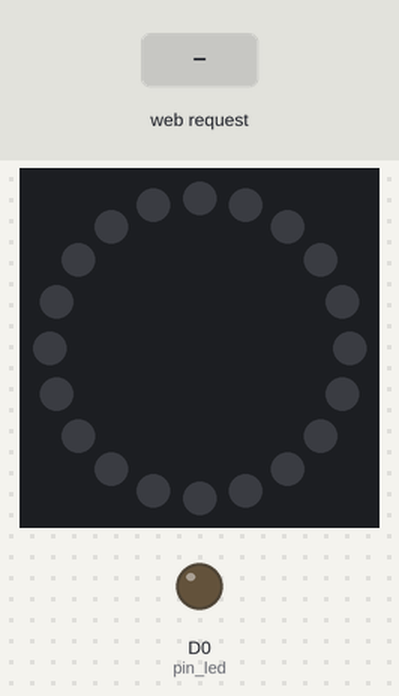
A sketch run on a simulated ESP8266 (NodeMCU). Shown: 20 RGB LEDs in a ring, first at the top, clockwise, output pins drawn as LEDs (lit = HIGH). The test bench sets the inputs (shaded band). Dim RGB values are drawn brighter than linear; WiFi joins after 1.5 s; servers stay silent unless stated; what the sketch prints to the serial monitor is not drawn.

Above: at 2.7 s.
2.8 s: HTTP request GET /setcolor?red=1 received
4.3 s: HTTP request GET /setcolor?grn=1 received
5.8 s: HTTP request GET /setcolor?pixel_num=1&red=1&grn=1 received
At 6.6 s:
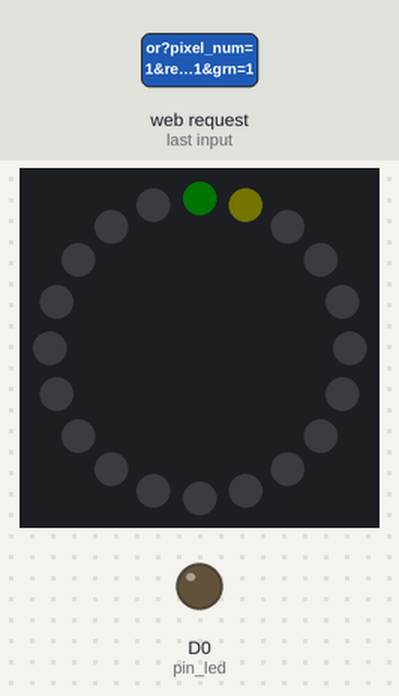
7.3 s: HTTP request GET /setcolor received
8.8 s: HTTP request GET /setcolor?red=120 received
10.3 s: HTTP request GET /toggle received
At 11.2 s:
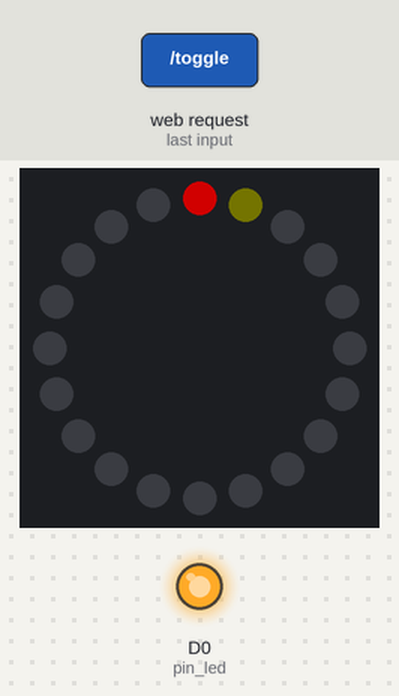
Timing chart, 0 to 12.8 s (numbered marks = the images above; inputs shaded):
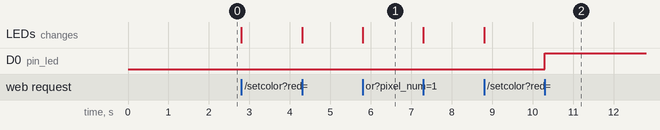

Measured:
- after the input at 5.8 s, the LEDs: change at once (image 1)
- after the input at 10.3 s, D0 (pin_led): LOW → HIGH at once

The sketch:

rgbClientExample.ino
```cpp
// (licence header left out)
#include <ESP8266WiFi.h>
#include <ESP8266WebServer.h>
#include <Adafruit_NeoPixel.h>

ESP8266WebServer server;
uint8_t pin_led = 16;
char* ssid = "YOUR_SSID";
char* password = "YOUR_PASSWORD";

#define PIN D1
Adafruit_NeoPixel strip = Adafruit_NeoPixel(20, PIN, NEO_GRB + NEO_KHZ800);

void setup()
{
  strip.begin();
  strip.show();

  pinMode(pin_led, OUTPUT);
  WiFi.begin(ssid,password);
  Serial.begin(115200);
  while(WiFi.status()!=WL_CONNECTED)
  {
    Serial.print(".");
    delay(500);
  }
  Serial.println("");
  Serial.print("IP Address: ");
  Serial.println(WiFi.localIP());

  server.on("/",[](){server.send(200,"text/plain","Hello World!");});
  server.on("/toggle",toggleLED);
  server.on("/setcolor",setPixelColor);
  server.on("/reset",resetPixelColor);
  server.begin();
}

void loop()
{
  server.handleClient();
}

void toggleLED()
{
  digitalWrite(pin_led,!digitalRead(pin_led));
  server.send(204,"");
}

void setPixelColor()
{
  String pixel_num = server.arg("pixel_num");
  String r = server.arg("red");
  String g = server.arg("grn");
  String b = server.arg("blu");
  strip.setPixelColor(pixel_num.toInt(), r.toInt(), g.toInt(), b.toInt());
  strip.show();
  String rsp = "LED #"+pixel_num+" is set to: "+r+", "+g+", "+b;
  server.send(200,"text/plain",rsp);
}

void resetPixelColor()
{
  strip.clear();
  strip.show();
  server.send(200,"text/plain","All LEDs are off!");
}
```
